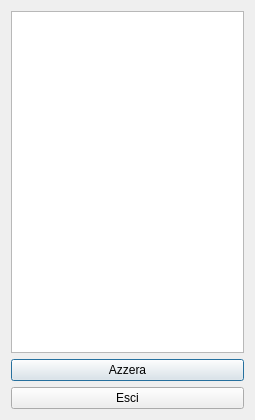
<?xml version="1.0" encoding="UTF-8"?>
<ui version="4.0">
 <class>TopScores</class>
 <widget class="QDialog" name="TopScores">
  <property name="geometry">
   <rect>
    <x>0</x>
    <y>0</y>
    <width>255</width>
    <height>420</height>
   </rect>
  </property>
  <property name="windowTitle">
   <string>Dialog</string>
  </property>
  <layout class="QHBoxLayout" name="horizontalLayout">
   <item>
    <layout class="QVBoxLayout" name="verticalLayout_2">
     <item>
      <widget class="QTableView" name="tableView">
       <property name="statusTip">
        <string notr="true"/>
       </property>
       <property name="whatsThis">
        <string notr="true"/>
       </property>
       <property name="editTriggers">
        <set>QAbstractItemView::NoEditTriggers</set>
       </property>
      </widget>
     </item>
     <item>
      <layout class="QVBoxLayout" name="verticalLayout">
       <item>
        <widget class="QPushButton" name="Azzera">
         <property name="text">
          <string>Azzera</string>
         </property>
        </widget>
       </item>
       <item>
        <widget class="QPushButton" name="Esci">
         <property name="text">
          <string>Esci</string>
         </property>
        </widget>
       </item>
      </layout>
     </item>
    </layout>
   </item>
  </layout>
 </widget>
 <resources/>
 <connections/>
</ui>
